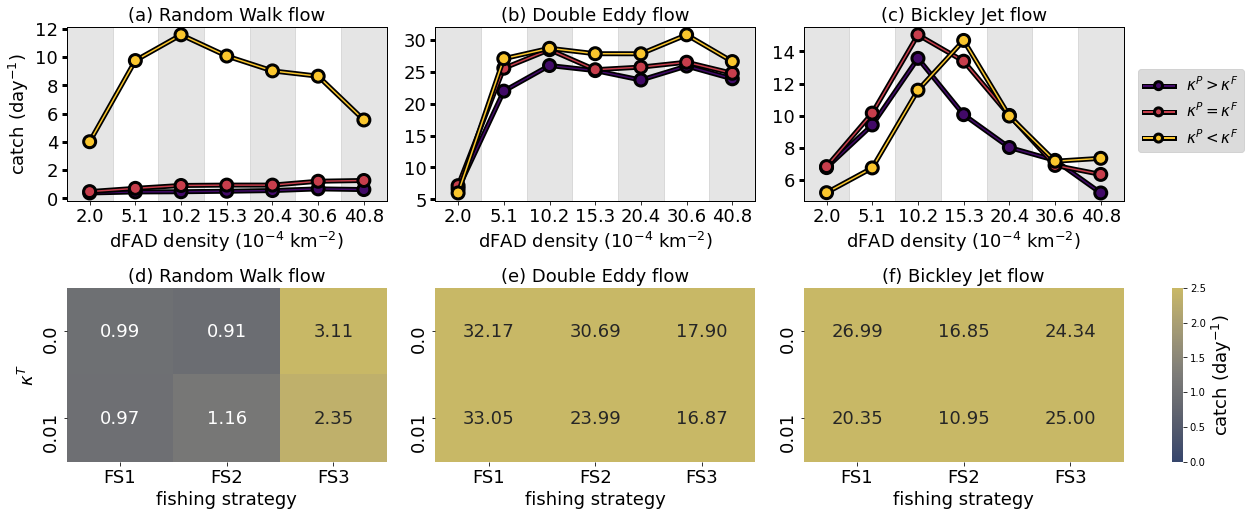

Python code for this plot:
#!/usr/bin/env python3
# -*- coding: utf-8 -*-
"""
Created on Tue Nov  2 13:24:22 2021

@author: nooteboom
"""
import numpy as np
from netCDF4 import Dataset
import matplotlib.pylab as plt
import seaborn as sns
import pandas as pd
import matplotlib.cm as mcm
from matplotlib.lines import Line2D
import matplotlib.colors as colors
import matplotlib.patheffects as pe
cmap = mcm.get_cmap('inferno')

fs = 18

thres = 18
thres0 = 0
n_bins = 10
x_bins = np.arange(n_bins)

fa = [0.5, 1.,1.5]# kappaF
kpa = [0.,0.5, 1.,1.5]# kappaP
i = 0.01 # kappaI
pa = 0.1 # mean prey per grid cell at time=0

addx = np.array([-0.30, -0.1, 0.1, 0.3])
symb = ['o','^','s', 'p']

def caught_tuna(ncf, p=0, nfi=1):
    TotCatch = np.nansum(ncf[:,-1])
    TotCatch /= 100 # per day
    return TotCatch

def make_subplot(ax, dt=0.5, t=0., p=0., ylab='', title='', size=10,
                 con='DG'):
    ressCRT = np.full((len(fa),len(kpa), 20), np.nan)
    ressF = np.full((len(fa),len(kpa), 20), np.nan)
    ressFc = np.full((len(fa),len(kpa), 20), np.nan)

    for fi, f in enumerate(fa):
        for kpi, kp in enumerate(kpa):
            dirr = '/Users/nooteboom/Documents/tuna_project/dynamics/qd/'
            nc = Dataset(dirr+'output/FADpa%s_T%.2f_F%.2f_P%.2f_I%.2f_p%.1f_Pa%.1f.nc'%(con,t,f,kp,i,p,pa))
            nfc = 0
            ntc = 0
            
            nf, nt = (nc['FADs'][nfc:], nc['tuna'][ntc:])
            for it in range(1):
                for nti in range(len(nt)):
                    for nfi in range(len(nf)):
                        nct = nc['Fc'][nfc+nfi,ntc+nti,it,:nf[nfi]+1].filled(0)
                        rr =  caught_tuna(nct, p=p)
                        ressF[fi, kpi, nfi] = nfi
                        ressFc[fi, kpi, nfi] = nf[nfi]
                        ressCRT[fi, kpi, nfi] = rr


    resE = []
    resF = []
    resP = []
    colors = []
    if(con=='DG'):
        ax.set_ylabel(ylab, fontsize=fs)
    ax.set_title(title, fontsize=fs)

    for fi in range(len(fa)):
        for kpi in range(len(kpa)):
            if(kpa[kpi]==fa[fi] and fa[fi]>0):
                resE.append(ressCRT[fi,kpi])
            elif(kpa[kpi]>fa[fi]):
                resP.append(ressCRT[fi,kpi])
            elif(kpa[kpi]<fa[fi]):
                resF.append(ressCRT[fi,kpi])
    for ci in range(3):           
        colors.append(cmap(0.2+ci/3))
        
    ax.plot(ressF[0,0], np.nanmean(resP, axis=0), markersize = size, marker='o',
                      markeredgecolor='k', color=colors[0],
                      path_effects=[pe.Stroke(linewidth=5, foreground='k'),
                                    pe.Normal()])
    ax.plot(ressF[0,1] , np.nanmean(resE, axis=0), markersize = size, marker='o',
                      markeredgecolor='k', color=colors[1],
                      path_effects=[pe.Stroke(linewidth=5, foreground='k'),
                                    pe.Normal()])
    ax.plot(ressF[0,2] , np.nanmean(resF, axis=0), markersize = size, marker='o',
                      markeredgecolor='k', color=colors[2],
                      path_effects=[pe.Stroke(linewidth=5, foreground='k'),
                                    pe.Normal()])
        
        
    xt_minor = np.arange(len(nf)+1) - 0.5
    for x0, x1 in zip(xt_minor[::2], xt_minor[1::2]):
        ax.axvspan(x0, x1, color='black', alpha=0.1, zorder=0)
    xla = ['%.1f'%(i) for i in nf/0.98]
    ax.set_xticks(np.arange(len(nf)))
    ax.set_xticklabels(xla, fontsize=fs)
    ax.set_xlim(-0.5, len(nf)-0.5)
    ax.grid(False, axis="x")

def truncate_colormap(cmap, minval=0.0, maxval=1.0, n=100):
    new_cmap = colors.LinearSegmentedColormap.from_list(
        'trunc({n},{a:.2f},{b:.2f})'.format(n=cmap.name, a=minval, b=maxval),
        cmap(np.linspace(minval, maxval, n)))
    return new_cmap

def make_subplot2(ax, cax, nfi=4, kpi=1.5, kp=0.5, kf=1,con='DG', title=''):
    cm = plt.get_cmap('cividis')
    par = [-1,0,0.95]
    pl = ['FS1','FS2','FS3']
    ta = [0,0.01]
    
    res = {'catch (day$^{-1}$)':np.array([]),
           'strategy':np.array([]),
           '$\kappa^T$':np.array([])}
    
    for pi, p in enumerate(par):
        for t in ta:
            dirr = '/Users/nooteboom/Documents/tuna_project/dynamics/qd/'
            dirr = 'input/'
            nc = Dataset(dirr+'FADpa%s_T%.2f_F%.2f_P%.2f_I%.2f_p%.1f_Pa%.1f.nc'%(con,t,kf,kp,i,p,pa))    
            nf, nt = (nc['FADs'][:], nc['tuna'][:])
            print('number of FADs:',nf[nfi])
            nct = nc['Fc'][nfi,0,0,:nf[nfi]+1].filled(0)
            rr =  caught_tuna(nct, p=p)
            res['catch (day$^{-1}$)'] = np.append(res['catch (day$^{-1}$)'], rr)
            res['strategy'] = np.append(res['strategy'], pl[pi])
            res['$\kappa^T$'] = np.append(res['$\kappa^T$'],t)
                
    res = pd.DataFrame.from_dict(res)
    res = res.pivot('$\kappa^T$','strategy','catch (day$^{-1}$)')
    b = sns.heatmap(res, ax=ax, annot=True, fmt=".2f",
                cbar_ax=cax,annot_kws={'fontsize':fs},
                vmin=0, vmax=2.5, cmap=truncate_colormap(cm, 0.2, 0.8))
    cax.set_ylabel('catch (day$^{-1}$)', fontsize=fs)
   
    ax.set_title(title, fontsize=fs)

    b.set_xlabel('fishing strategy', fontsize=fs)
    b.set_ylabel('$\kappa^T$', fontsize=fs)
  
#%%
kf = 1.
kp = 1.
kt = 0.0
p = 0
nfi = 2

grid_kws = {"width_ratios": (.9, 0.9,0.9, .03), "hspace": .5}
fig, ax = plt.subplots(2,4, figsize=(20,8), gridspec_kw=grid_kws)


ax[0,3].axis('off')

#legends
custom_lines = []
for fi in range(3):
    custom_lines.append(Line2D([0], [0], color=cmap(0.2+fi/3),
                               lw=2, marker='o', markeredgecolor='k',
                               path_effects=[pe.Stroke(linewidth=5, foreground='k'),
                                    pe.Normal()]))
le1 = ax[0,2].legend(custom_lines, [r'$\kappa^P>\kappa^F$',
                                    r'$\kappa^P=\kappa^F$',
                                    r'$\kappa^P<\kappa^F$'],
             loc='upper left', bbox_to_anchor=(1.02, 0.8),
             fontsize=fs-3)

frame = le1.get_frame()
frame.set_facecolor('lightgray')
plt.setp(le1.get_title(),fontsize=fs)
plt.setp(ax[0,0].get_yticklabels(),fontsize=fs)
plt.setp(ax[0,1].get_yticklabels(),fontsize=fs)
plt.setp(ax[0,2].get_yticklabels(),fontsize=fs)
plt.setp(ax[1,0].get_yticklabels(),fontsize=fs)
plt.setp(ax[1,1].get_yticklabels(),fontsize=fs)
plt.setp(ax[1,0].get_xticklabels(),fontsize=fs)
plt.setp(ax[1,1].get_xticklabels(),fontsize=fs)
plt.setp(ax[1,2].get_yticklabels(),fontsize=fs)
plt.setp(ax[1,2].get_xticklabels(),fontsize=fs)

make_subplot(ax[0,0], p=p, ylab='caught tuna',
              title='(a) Random Walk flow', con='RW',
              t=kt)
make_subplot2(ax[1,0], ax[1,3], con='RW',
              kf=kf, kp=kp, nfi = nfi,
              title='(d) Random Walk flow')


make_subplot(ax[0,1], p=p, ylab='caught tuna',
              title='(b) Double Eddy flow', con='DG',
              t=kt)
make_subplot2(ax[1,1], ax[1,3], con='DG',
              kf=kf, kp=kp, nfi = nfi,
              title='(e) Double Eddy flow')

make_subplot(ax[0,2], p=p, ylab='caught tuna',
              title='(c) Bickley Jet flow', con='BJ',
              t=kt)
make_subplot2(ax[1,2], ax[1,3], con='BJ',
              kf=kf, kp=kp, nfi = nfi,
              title='(f) Bickley Jet flow')

ax[1,1].set_ylabel('')
ax[1,2].set_ylabel('')
ax[0,1].set_ylabel('')
ax[0,0].set_xlabel('dFAD density (10$^{-4}$ km$^{-2}$)', fontsize=fs) 
ax[0,1].set_xlabel('dFAD density (10$^{-4}$ km$^{-2}$)', fontsize=fs) 
ax[0,2].set_xlabel('dFAD density (10$^{-4}$ km$^{-2}$)', fontsize=fs) 
ax[0,0].set_ylabel('catch (day$^{-1}$)', fontsize=fs)

def set_spines(ax):
    ax.grid(False, axis="x")
    [x.set_linewidth(1) for x in ax.spines.values()]
    [x.set_color('k') for x in ax.spines.values()]  
    [x.set_facecolor('k') for x in ax.spines.values()]  
    ax.tick_params(which='major', axis='y',length=5, width=3)
    ax.tick_params(which='minor', axis='y',length=3, width=1)

set_spines(ax[0,0])
set_spines(ax[0,1])
set_spines(ax[0,2])

plt.savefig('figure5.png',bbox_inches='tight')
       
plt.show()
      
        
